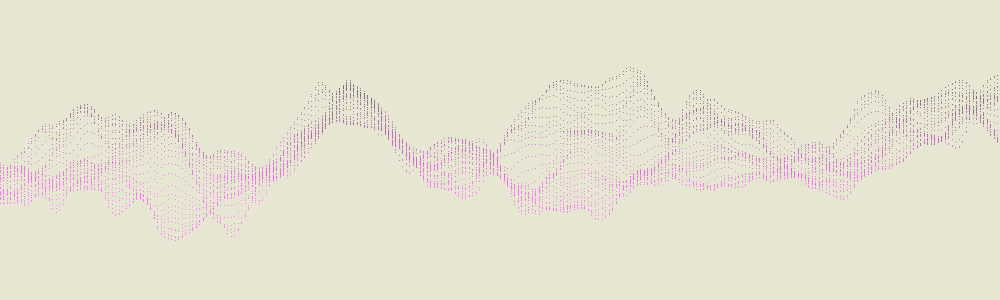
Frame 1 (no input)
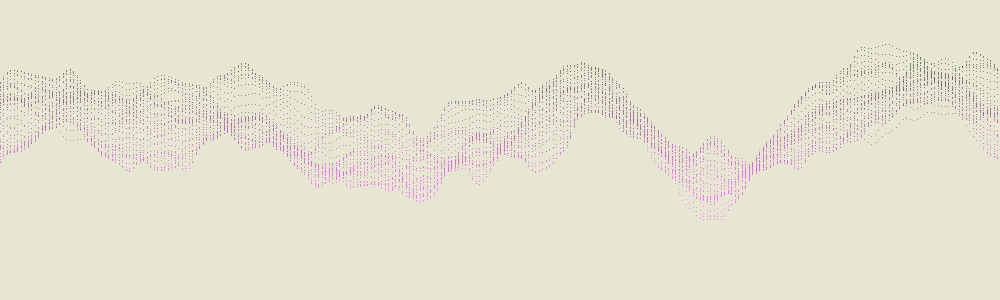
Frame 60 (the mouse pressed at the canvas centre just before this capture)
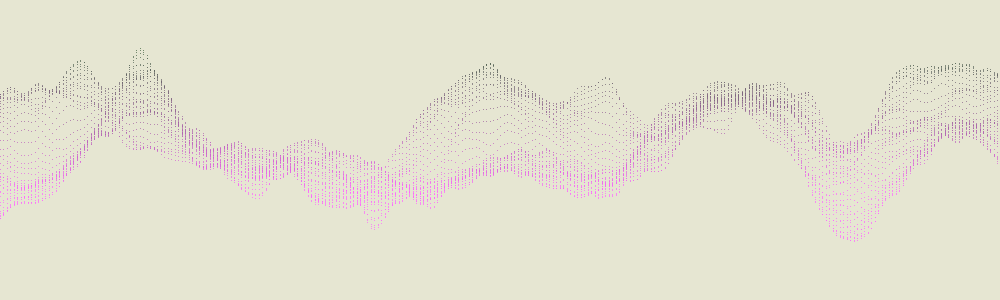
Frame 120 (the mouse held since frame 60 and released just before this capture)

The Processing sketch that drew these frames (run headless with seeded random() and noise(); from frame 60 on, the mouse is pressed at the canvas centre):

// Processing sketch: Noise
// ── Noise.pde

// Built with 0.60 Alpha,
// based on Proce55ing noise() example.
// by Alessandro Capozzo - GHOSTAGENCY
// 3rd October 2003
// EDITED and UPDATED by Kevin Gutowski
// 1st April 2014

float noiseScale=0.03f; 
void setup(){
 size(1000,300);
 background(230,230,210);
 smooth();
}
float n=0.00f;
float d=0.5f;
void draw() {
  n=n+d;
  background(230,230,210); 
  for (int y=0; y<40; y++) {
   for(int x=0; x<300; x++) { 
    float noiseVal = noise((n+x)*noiseScale,(-n+y)*noiseScale,y*noiseScale); 
    stroke((noiseVal*400),100,(noiseVal*400)); 
    point(x*3.5,noiseVal*300);
    } 
  }
} 
